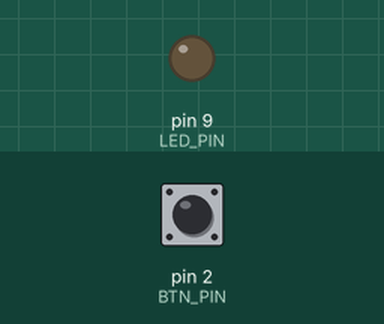
Recording of a sketch running on a simulated Arduino Uno, built with avr-gcc and run on an emulated ATmega328P. On the bench: output pins drawn as LEDs (lit = HIGH). The inputs (shaded band) are chosen by the test bench; at power-on: pin 2 (BTN_PIN) LOW. What the sketch prints to the serial monitor is not drawn.

Above: at 1.2 s.
1.3 s: pin 2 (BTN_PIN) pulled HIGH for 1 s
At 1.65 s:
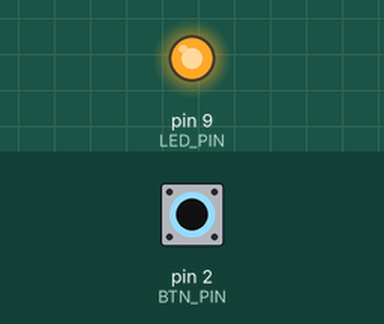
4.3 s: pin 2 (BTN_PIN) pulled HIGH for 0.15 s
Timing chart, 0 to 13.4 s (numbered marks = the images above; inputs shaded):
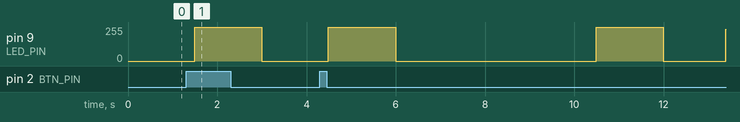

The sketch:

night_light.ino
```cpp
/**
 * @file night_light.ino
 * @brief PWM Fading Night Light with 3 Switchable Modes.
 *        Modes:
 *        0: Slow breathing (3-second cycle)
 *        1: Fast pulse (0.5-second cycle)
 *        2: SOS Morse code pattern (... --- ...)
 *        Toggled via button on pin 2 (external pull-down).
 *        LED is driven on PWM pin 9.
 *        Fully non-blocking implementation ensures instant button response.
 *        Course Coursework: Week 2, Assignment Q17
 */

const int LED_PIN = 9;      // PWM Pin for LED
const int BTN_PIN = 2;      // Button Pin

enum LightMode {
  MODE_SLOW_BREATH,
  MODE_FAST_PULSE,
  MODE_SOS
};

LightMode currentMode = MODE_SLOW_BREATH;

// Button State variables
bool lastButtonState = LOW;
unsigned long lastDebounceTime = 0;
const unsigned long DEBOUNCE_DELAY = 50;

// Timing variables for breathing modes
unsigned long cycleStartTime = 0;

// SOS Morse code definitions:
// Dot: 200ms ON, 200ms OFF
// Dash: 600ms ON, 200ms OFF
// Letter space: 600ms OFF (400ms added to last 200ms OFF)
// Word space: 2000ms OFF
const int SOS_STEPS = 18;
const int sosDurations[SOS_STEPS] = {
  200, 200,  // Dot 1 (ON, OFF)
  200, 200,  // Dot 2 (ON, OFF)
  200, 600,  // Dot 3 (ON, OFF with letter space)
  600, 200,  // Dash 1 (ON, OFF)
  600, 200,  // Dash 2 (ON, OFF)
  600, 600,  // Dash 3 (ON, OFF with letter space)
  200, 200,  // Dot 1 (ON, OFF)
  200, 200,  // Dot 2 (ON, OFF)
  200, 2000  // Dot 3 (ON, OFF with word space/cycle end)
};
int sosIndex = 0;
unsigned long sosStartTime = 0;

void printModeName(LightMode mode) {
  Serial.print("[");
  Serial.print(millis());
  Serial.print(" ms] MODE SWITCHED TO: ");
  switch (mode) {
    case MODE_SLOW_BREATH:
      Serial.println("Slow Breathing (3s cycle)");
      break;
    case MODE_FAST_PULSE:
      Serial.println("Fast Pulse (0.5s cycle)");
      break;
    case MODE_SOS:
      Serial.println("SOS Morse Code (... --- ...)");
      break;
  }
}

void setup() {
  pinMode(LED_PIN, OUTPUT);
  pinMode(BTN_PIN, INPUT); // External pull-down resistor
  Serial.begin(9600);

  cycleStartTime = millis();
  printModeName(currentMode);
}

void loop() {
  unsigned long currentMillis = millis();

  // Read button with debounce
  bool buttonReading = digitalRead(BTN_PIN);
  if (buttonReading != lastButtonState) {
    lastDebounceTime = currentMillis;
  }

  if ((currentMillis - lastDebounceTime) > DEBOUNCE_DELAY) {
    // Check for rising edge (press)
    if (buttonReading == HIGH && lastButtonState == LOW) {
      // Switch mode
      if (currentMode == MODE_SLOW_BREATH) {
        currentMode = MODE_FAST_PULSE;
      } else if (currentMode == MODE_FAST_PULSE) {
        currentMode = MODE_SOS;
        sosIndex = 0;
        sosStartTime = currentMillis;
      } else {
        currentMode = MODE_SLOW_BREATH;
      }
      cycleStartTime = currentMillis; // reset cycle timer
      printModeName(currentMode);
      delay(150); // Additional delay to prevent bounce double-registers
    }
  }
  lastButtonState = buttonReading;

  // Execute current mode behavior
  if (currentMode == MODE_SLOW_BREATH) {
    // 3-second cycle = 3000ms
    unsigned long elapsed = (currentMillis - cycleStartTime) % 3000;
    // Generate triangle wave 0 -> 255 -> 0
    int brightness = 255 * (1.0 - abs(2.0 * (float)elapsed / 3000.0 - 1.0));
    analogWrite(LED_PIN, brightness);
  }
  else if (currentMode == MODE_FAST_PULSE) {
    // 0.5-second cycle = 500ms
    unsigned long elapsed = (currentMillis - cycleStartTime) % 500;
    // Generate triangle wave 0 -> 255 -> 0
    int brightness = 255 * (1.0 - abs(2.0 * (float)elapsed / 500.0 - 1.0));
    analogWrite(LED_PIN, brightness);
  }
  else if (currentMode == MODE_SOS) {
    // Non-blocking step-by-step SOS execution
    if (currentMillis - sosStartTime >= (unsigned long)sosDurations[sosIndex]) {
      sosIndex = (sosIndex + 1) % SOS_STEPS;
      sosStartTime = currentMillis;
    }

    // Even steps are ON (HIGH brightness), odd steps are OFF
    if (sosIndex % 2 == 0) {
      analogWrite(LED_PIN, 255); // Full brightness during active pulses
    } else {
      analogWrite(LED_PIN, 0);   // Dark during spaces
    }
  }
}
```

Measured:
- after the input at 1.3 s, pin 9 (LED_PIN): 0/255 → 254/255 after 0.20 s, → 0/255 1.5 s later
